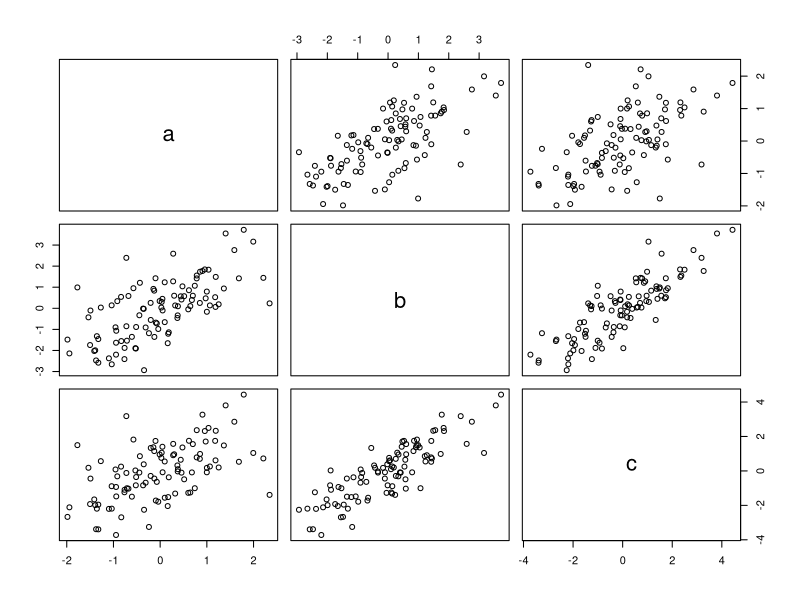
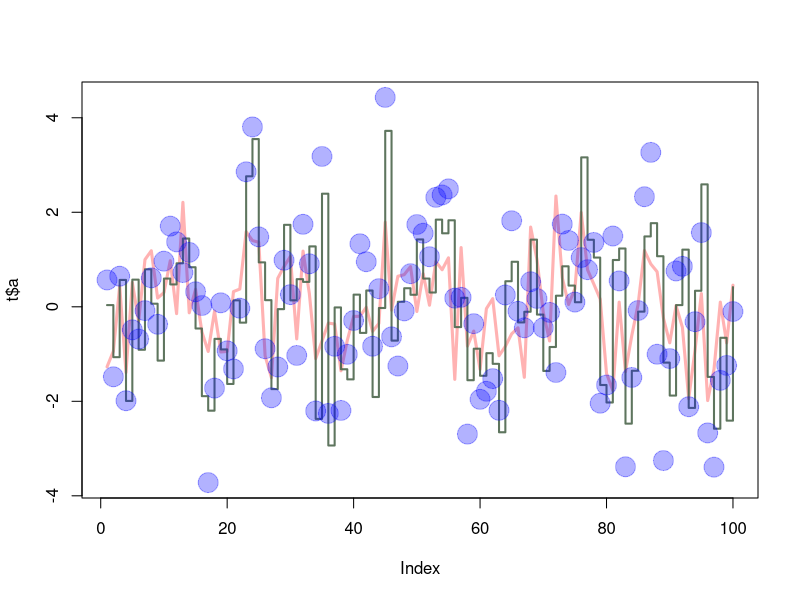

R code for these plots, in order:
x1=rnorm(100)
x2=rnorm(100)
x3=rnorm(100)

t=data.frame(a=x1,b=x1+x2,c=x1+x2+x3)

plot(t)
#sd() function no longer used, replaced with sapply()
sapply(t,sd)

plot(t$a,type="l",ylim=range(t),lwd=3,col=rgb(1,0,0,0.3))
lines(t$b,type="s",lwd=2,col=rgb(0.3,0.4,0.3,0.9))
points(t$c,pch=20,cex=4,col=rgb(0,0,1,0.3))

# Meaning Of RGB/LWD/PCH/CEX:
# rgb: red,green,blue colour specification
#lwd: line width for drawing symbols
#pch: the plotting 'character' to be used
#cex: the character/symbol expansion (numerical vector)
